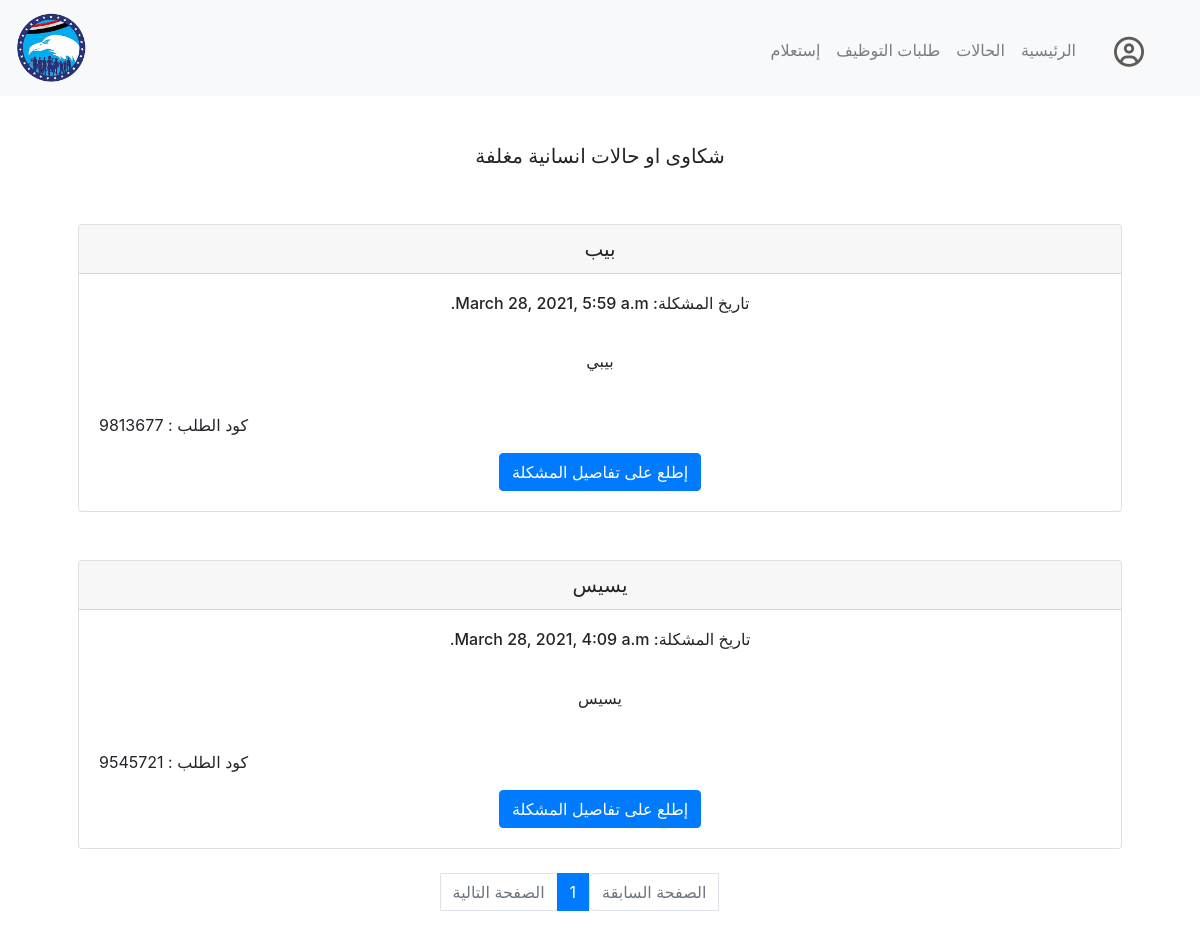
The page /closedcases (signed in) on the database as committed earlier.
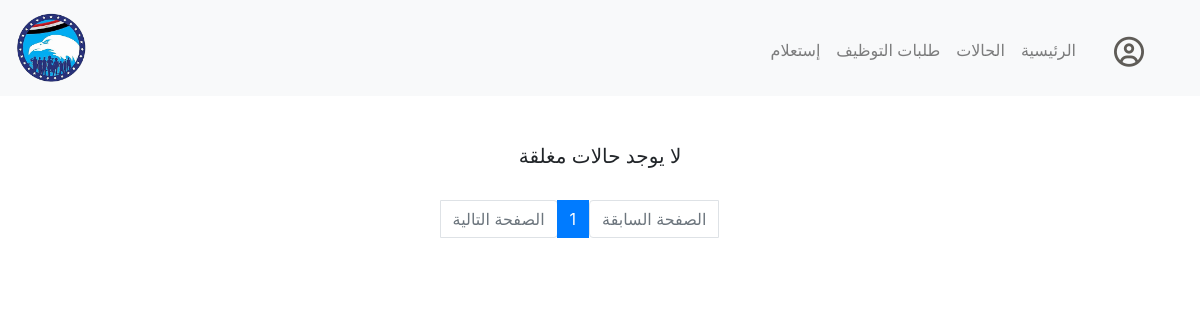
The same page on the database as committed later.
### inhouse/models.py (models this page shows)
class Cases(models.Model):
    caseCode = models.CharField(max_length=12)
    casePersonaId = models.ForeignKey(Person, on_delete=models.CASCADE, related_name="complain")
    caseScannedDocs = models.FileField()
    caseTitle = models.CharField(max_length=64)
    caseDetails = models.TextField()
    caseStatus = models.CharField(max_length=20)
    caseDate = models.DateTimeField(auto_now_add=True, blank=True)
    caseResponsible = models.ForeignKey(settings.AUTH_USER_MODEL, on_delete=models.CASCADE, related_name="responsible")

### inhouse/views.py (the view)
# urls.py: path("closedcases", views.closedcases, name="closedcases"),
def closedcases(request):
    if not request.user.is_authenticated:
        return HttpResponseRedirect(reverse("login"))
    cases_list = Cases.objects.filter(caseStatus="closed").order_by('-id')
    paginator = Paginator(cases_list, 5)
    try:
        page = int(request.GET.get('page', '1'))
    except:
        page = 1
    try:
        cases = paginator.page(page)
    except(EmptyPage, InvalidPage):
        cases = paginator.page(paginator.num_pages)
    return render(request, "inhouse/closedcases.html", {
        "cases" : cases
    })

### inhouse/templates/inhouse/closedcases.html (shortened to what this page needs)
{% extends "inhouse/layout.html" %}
{% block main %}
{% if cases %}
<h5>شكاوى او حالات انسانية مغلفة</h5>
        {% for case in cases.object_list %}
        {% if case.caseStatus == 'closed' %}
        <br><br>
        <div class="card">
            <h5 class="card-header">{{case.caseTitle}}</h5>
            <div class="card-body">
              <h6 dir="rtl" class="card-title">تاريخ المشكلة: {{case.caseDate}}</h6>
              <br>
              <p class="card-text">{{ case.caseDetails|linebreaksbr }}</p>
              <br>
              <p class="text-left"> كود الطلب : {{case.caseCode}}</p>
              <a href="{% url 'case' case.caseCode %}" class="btn btn-primary">إطلع على تفاصيل المشكلة</a>
            </div>
          </div>
        {% endif %}
        {% endfor %}
{% else %}
<h5>لا يوجد حالات مغلقة</h5>
{% endif %}
<br>
<nav aria-label="Page navigation example ">
    <ul dir="rtl" class="pagination justify-content-center">
       {% if cases.has_previous %}
      <li class="page-item"><a class="page-link" href="?page={{ cases.previous_page_number}}">الصفحة السابقة</a></li>
      {% else %}
      <li class="page-item disabled"><a class="page-link disabled" aria-disabled="true" href="#">الصفحة السابقة</a></li>
      {% endif %}
      {% for pg in cases.paginator.page_range %}
      {% if cases.number == pg %}
      <li class="page-item active"><a class="page-link" href="?page={{pg}}">{{pg}}</a></li>
      {% else %}
      <li class="page-item"><a class="page-link" href="?page={{pg}}">{{pg}}</a></li>
      {% endif %}
      {% endfor %}
      {% if cases.has_next %}
      <li class="page-item"><a class="page-link" href="?page={{ cases.next_page_number}}">الصفحة التالية</a></li>
      {% else %}
      <li class="page-item disabled"><a class="page-link disabled" aria-disabled="true" href="#">الصفحة التالية</a></li>
      {% endif %}
    </ul>
  </nav>
{% endblock %}

Rows that differ between the two databases and show on the page:
removed Cases: caseTitle "بيب", caseDate "March 28, 2021, 5:59 a.m.", caseDetails "بيبي", caseCode "9813677"
removed Cases: caseTitle "يسيس", caseDate "March 28, 2021, 4:09 a.m.", caseDetails "يسيس", caseCode "9545721"
Other text that changed with them:
text no longer shown: "شكاوى او حالات انسانية مغلفة"
text now shown: "لا يوجد حالات مغلقة"
